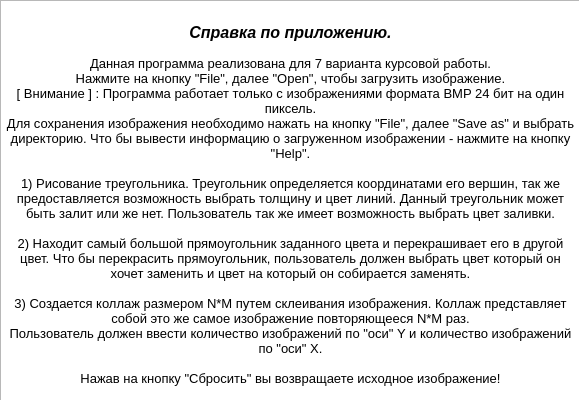
<?xml version="1.0" encoding="UTF-8"?>
<ui version="4.0">
 <class>Help</class>
 <widget class="QDialog" name="Help">
  <property name="geometry">
   <rect>
    <x>0</x>
    <y>0</y>
    <width>579</width>
    <height>400</height>
   </rect>
  </property>
  <property name="windowTitle">
   <string>Справка</string>
  </property>
  <widget class="QTextBrowser" name="textBrowser">
   <property name="geometry">
    <rect>
     <x>0</x>
     <y>0</y>
     <width>581</width>
     <height>431</height>
    </rect>
   </property>
   <property name="html">
    <string>&lt;!DOCTYPE HTML PUBLIC &quot;-//W3C//DTD HTML 4.0//EN&quot; &quot;http://www.w3.org/TR/REC-html40/strict.dtd&quot;&gt;
&lt;html&gt;&lt;head&gt;&lt;meta name=&quot;qrichtext&quot; content=&quot;1&quot; /&gt;&lt;style type=&quot;text/css&quot;&gt;
p, li { white-space: pre-wrap; }
&lt;/style&gt;&lt;/head&gt;&lt;body style=&quot; font-family:'Ubuntu'; font-size:10pt; font-weight:400; font-style:normal;&quot;&gt;
&lt;p align=&quot;center&quot; style=&quot; margin-top:0px; margin-bottom:0px; margin-left:0px; margin-right:0px; -qt-block-indent:0; text-indent:0px;&quot;&gt;&lt;span style=&quot; font-size:12pt; font-weight:600; font-style:italic;&quot;&gt;&lt;br /&gt;Справка по приложению.&lt;/span&gt;&lt;br /&gt;&lt;br /&gt;Данная программа реализована для 7 варианта курсовой работы.&lt;br /&gt;Нажмите на кнопку &amp;quot;File&amp;quot;, далее &amp;quot;Open&amp;quot;, чтобы загрузить изображение.&lt;br /&gt;[ Внимание ] : Программа работает только с изображениями формата BMP 24 бит на один пиксель.&lt;br /&gt;Для сохранения изображения необходимо нажать на кнопку &amp;quot;File&amp;quot;, далее &amp;quot;Save as&amp;quot; и выбрать директорию. Что бы вывести информацию о загруженном изображении - нажмите на кнопку &amp;quot;Help&amp;quot;.&lt;br /&gt;&lt;br /&gt;1) Рисование треугольника. Треугольник определяется координатами его вершин, так же предоставляется возможность выбрать толщину и цвет линий. Данный треугольник может быть залит или же нет. Пользователь так же имеет возможность выбрать цвет заливки.&lt;br /&gt;&lt;br /&gt;2) Находит самый большой прямоугольник заданного цвета и перекрашивает его в другой цвет. Что бы перекрасить прямоугольник, пользователь должен выбрать цвет который он хочет заменить и цвет на который он собирается заменять.&lt;br /&gt;&lt;br /&gt;3) Создается коллаж размером N*M путем склеивания изображения. Коллаж представляет собой это же самое изображение повторяющееся N*M раз.&lt;br /&gt;Пользователь должен ввести количество изображений по &amp;quot;оси&amp;quot; Y и количество изображений по &amp;quot;оси&amp;quot; X.&lt;/p&gt;
&lt;p align=&quot;center&quot; style=&quot;-qt-paragraph-type:empty; margin-top:0px; margin-bottom:0px; margin-left:0px; margin-right:0px; -qt-block-indent:0; text-indent:0px;&quot;&gt;&lt;br /&gt;&lt;/p&gt;
&lt;p align=&quot;center&quot; style=&quot; margin-top:0px; margin-bottom:0px; margin-left:0px; margin-right:0px; -qt-block-indent:0; text-indent:0px;&quot;&gt;Нажав на кнопку &amp;quot;Сбросить&amp;quot; вы возвращаете исходное изображение!&lt;/p&gt;&lt;/body&gt;&lt;/html&gt;</string>
   </property>
  </widget>
 </widget>
 <resources/>
 <connections/>
</ui>
